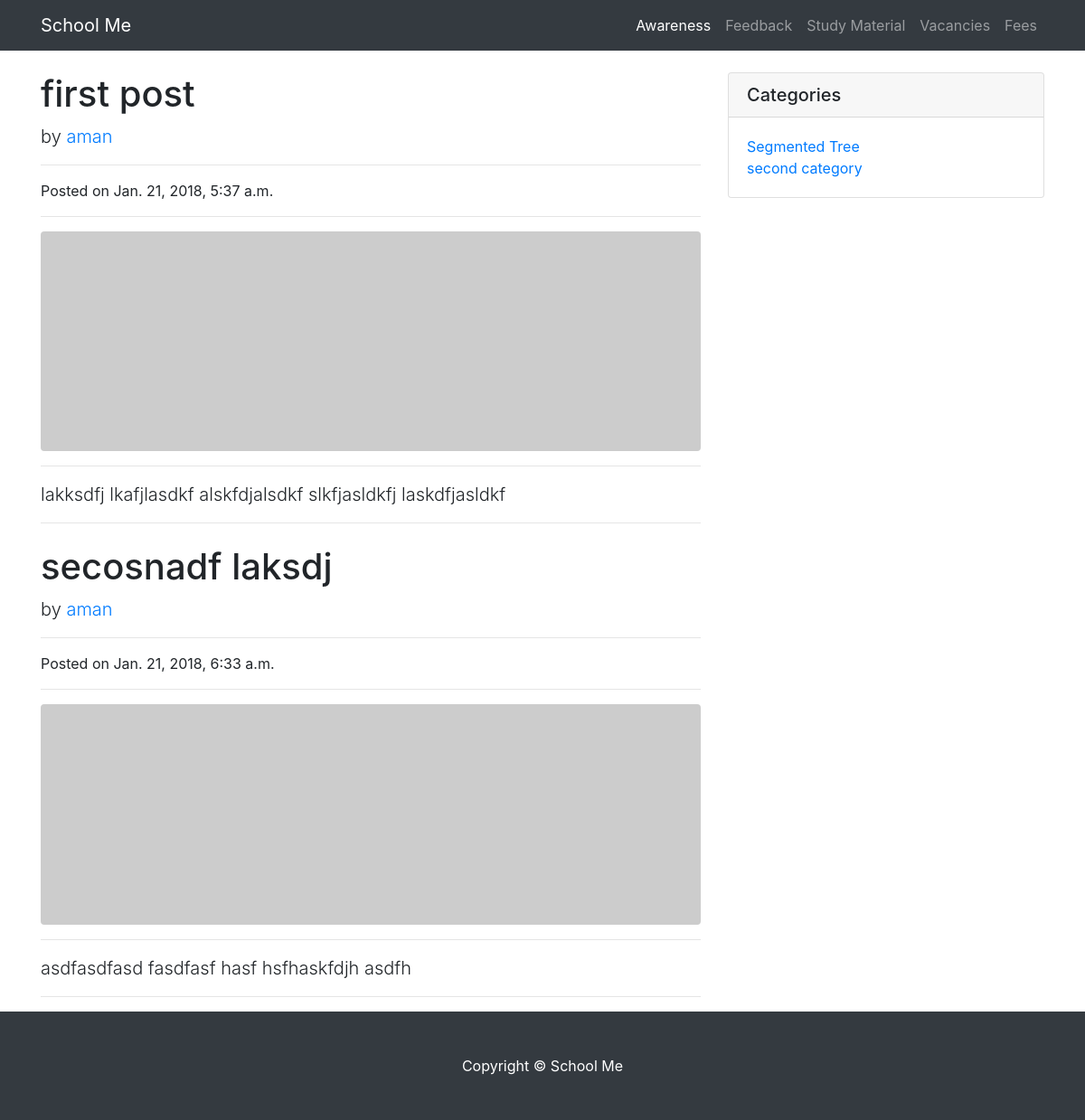
The app's page /, older data.
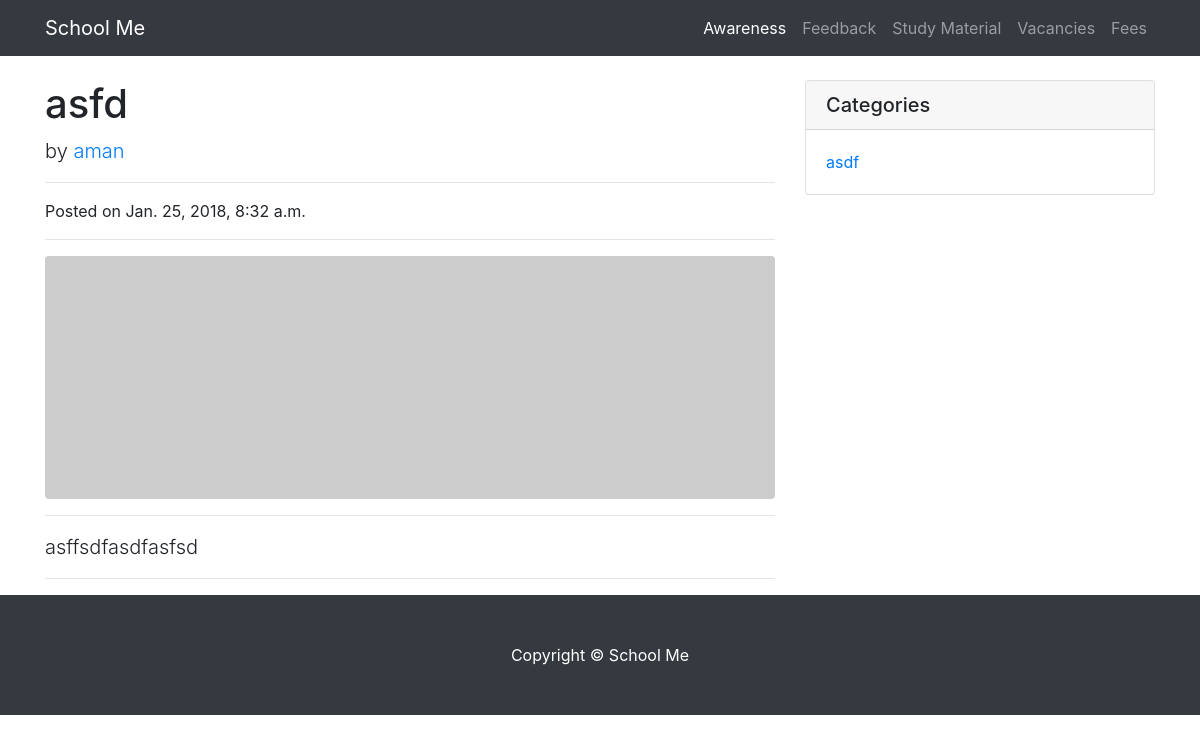
The same page, newer data.
### awareness_blog/models.py (models this page shows, shortened)
class Post(models.Model):
    section = models.ForeignKey(Section, on_delete=models.CASCADE)
    title = models.CharField(_("Title"), max_length=90)
    slug = models.SlugField(_("Slug"), max_length=90, unique=True)
    author = models.ForeignKey(
        settings.AUTH_USER_MODEL,
        related_name="posts",
        verbose_name=_("Author"),
        on_delete=models.CASCADE
    )
    teaser = models.TextField()
    content = models.TextField()
    created = models.DateTimeField(_("Created"), default=timezone.now, editable=False)  # when first revision was created
    published = models.DateTimeField(_("Published"), null=True, blank=True)  # when last published
    view_count = models.IntegerField(_("View count"), default=0, editable=False)

class Section(models.Model):
    name = models.CharField(max_length=150, unique=True)
    slug = models.SlugField(unique=True)
    enabled = models.BooleanField(default=True)
    def __str__(self):
        return self.name
    class Meta:
        verbose_name = _("Section")
        verbose_name_plural = _("Sections")

### awareness_blog/views.py (the view)
# urls.py: path('', home_view, name="home"),
def home_view(request):
	sections = Section.objects.all()
	posts = Post.objects.all()
	context = {
		'nbar' : 'home',
		'sections' : sections,
		'posts' : posts,
	}
	return render(request, "blog.html", context)

### templates/blog.html
{% extends 'base.html' %}
{% block post %}
	{% for post in posts %}
		  <h1 class="mt-4">{{ post.title }}</h1>
          <p class="lead">
            by
            <a href="#">{{ post.author }}</a>
          </p>
          <hr>
          <p>Posted on {{ post.published }}</p>
          <hr>
          <img class="img-fluid rounded" src="http://placehold.it/900x300" alt="">
          <hr>
          <p class="lead">
          	{{ post.content }}
          </p>
          <hr>
	{% endfor %}
{% endblock %}
{% block categories %}
  {% for section in sections %}
    <li>
    	<a href="#">{{ section }}</a>
    </li>
  {% endfor %}
{% endblock %}

Row changes from the older to the newer data that the page shows:
removed Post: title "first post", author "aman", published "Jan. 21, 2018, 5:37 a.m.", content "lakksdfj lkafjlasdkf alskfdjalsdkf slkfjasldkfj laskdfjasldkf"
removed Post: title "secosnadf laksdj", author "aman", published "Jan. 21, 2018, 6:33 a.m.", content "asdfasdfasd fasdfasf hasf hsfhaskfdjh asdfh"
removed Section: name "Segmented Tree"
removed Section: name "second category"
added Post: title "asfd", author "aman", published "Jan. 25, 2018, 8:32 a.m.", content "asffsdfasdfasfsd"
added Section: name "asdf"
